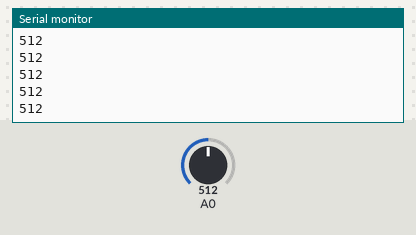
Simulated run of this sketch. Board: Arduino Uno, built with avr-gcc and run on an emulated ATmega328P. On the bench: the last lines printed to the serial monitor. The inputs (shaded band) are chosen by the test bench; at power-on: A0 = 512.

Above: at 1.2 s.
1.3 s: A0 set to 416
At 1.31 s:
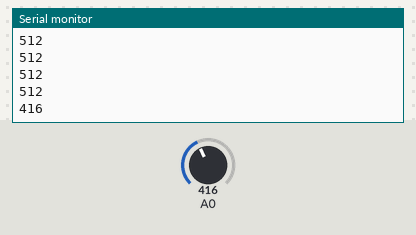
2.8 s: A0 set to 384
At 3.6 s:
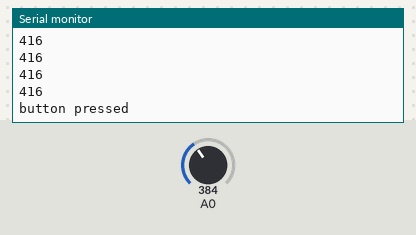
Timing chart, 0 to 5.8 s (numbered marks = the images above; inputs shaded):
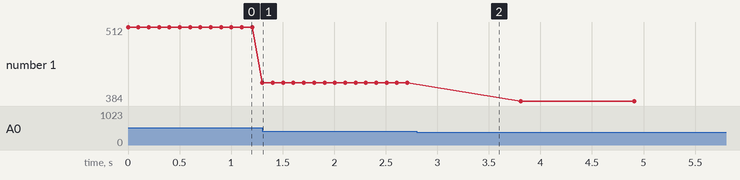

The sketch:

wemos_d1_readButton.ino
```cpp
/*
  AnalogReadSerial
  Reads an analog input on pin 0, prints the result to the serial monitor.
*/

// the setup routine runs once when you press reset:
void setup() {
  // initialize serial communication at 9600 bits per second:
  Serial.begin(9600);
}

// the loop routine runs over and over again forever:
void loop() {
  // read the input on analog pin 0:
  int sensorValue = analogRead(A0);
  if(sensorValue < 400)
  {
    Serial.println("button pressed");
    delay(1000);
  }
  // print out the value you read:
  Serial.println(sensorValue);
  delay(100);        // delay in between reads for stability
}
```

Measured:
- the behaviour switches between 400 and 399 on A0 (found by bisection; images 1 and 2)
- after the input at 1.3 s, the serial monitor: prints a new line at once (image 1)
- after the input at 2.8 s, the serial monitor: prints a new line at once (image 2)
- plotted number 1: 512 → 416 after the input at 1.3 s, 416 → 384 after the input at 2.8 s
